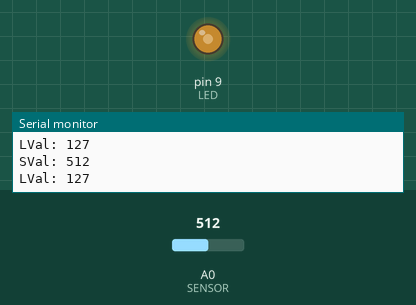
Simulated run of this sketch. Board: Arduino Uno, built with avr-gcc and run on an emulated ATmega328P. Shown: output pins drawn as LEDs (lit = HIGH), the last lines printed to the serial monitor. The test bench sets the inputs (shaded band); at power-on: A0 (SENSOR) = 512.

Above: at 1.2 s.
1.3 s: A0 (SENSOR) set to 612
At 2.2 s:
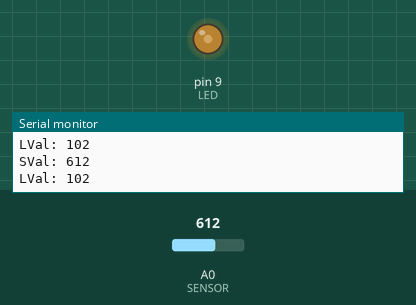
4.3 s: A0 (SENSOR) set to 630
At 5.5 s:
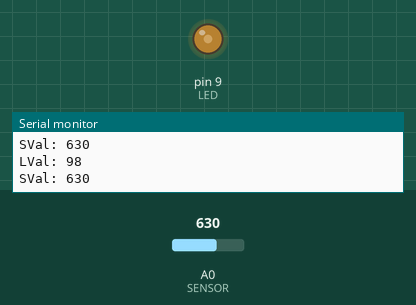
5.8 s: A0 (SENSOR) set to 0
At 6.6 s:
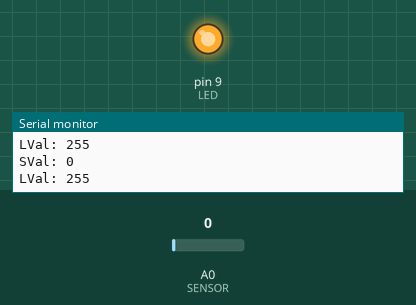
7.3 s: A0 (SENSOR) set to 8
At 7.7 s:
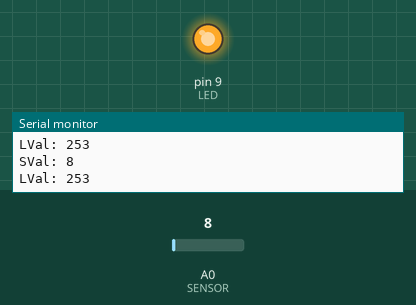
8.8 s: A0 (SENSOR) set to 11
11.8 s: A0 (SENSOR) set to 306
At 12.5 s:
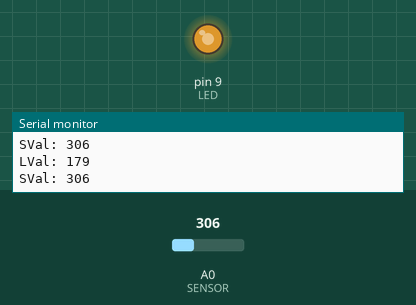
Timing chart, 0 to 14.3 s (numbered marks = the images above; inputs shaded):
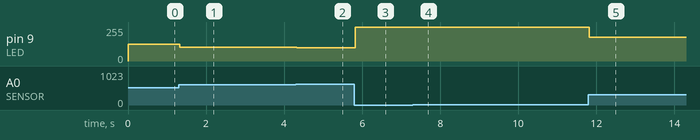

Measured:
- after the input at 1.3 s, pin 9 (LED): 127/255 → 102/255 at once
- after the input at 4.3 s, pin 9 (LED): 102/255 → 98/255 at once
- after the input at 5.8 s, pin 9 (LED): 98/255 → 255/255 at once
- after the input at 7.3 s, pin 9 (LED): 255/255 → 253/255 at once
- after the input at 11.8 s, pin 9 (LED): 253/255 → 179/255 at once

The sketch:

led_light_sensor_serial.ino
```cpp
/*
This is almost the same code base as led_light_sensor but we
use the serial interface to monitor the sensor and LED values.
*/
const int LED = 9;
const int SENSOR = 0;

int sval = 0;
int lval = 0;
char sbuffer[128];
char lbuffer[128];

void setup(){
  pinMode(LED, OUTPUT);
  Serial.begin(9600);
}

void loop(){

  sval = analogRead(SENSOR);
  lval = 255 - (sval/4);

  sprintf(sbuffer, "SVal: %i\n", sval);
  sprintf(lbuffer, "LVal: %i\n", lval);
  Serial.print(sbuffer);
  Serial.print(lbuffer);
  analogWrite(LED, lval);
  delay(10);
}
```
